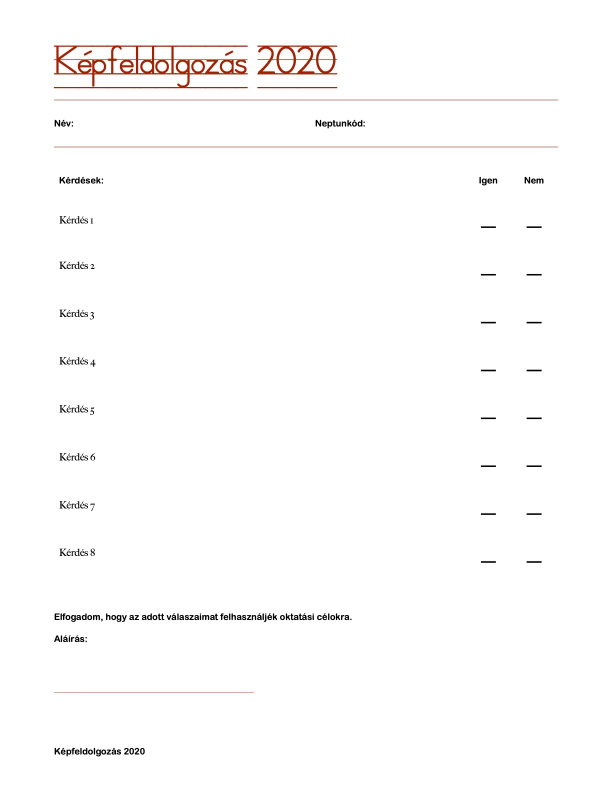
//> input picture Project1/KL.jpg, 1224 x 1584 px (shown at 1/2 size)
$ ./main   (built with g++ and OpenCV 4)
//> lines starting //> are read from the running program, lines starting //| are printed output that depends on the picture; after the words box and inside, x2 and y2 are one past the last pixel; in counts of white or black regions, pixels touching at a corner belong together

#include <opencv2/core.hpp>
#include <opencv2/highgui.hpp>
#include <iostream>
#include <opencv2/imgproc.hpp>

using namespace cv;
using namespace std;


	int main()
	{
		Mat src = imread("KL.jpg");
//> src is the input picture: 1584 rows x 1224 cols, CV_8UC3; mean B, G, R 251.7, 251.9, 252.8

		if (!src.data)
		{
			cout << "Error. Can't open picture.";
			return EXIT_FAILURE;
		}

		//        imshow("src", src);

			// Átméretezés, hogy kezelhetõbb legyen

		Mat rsz;
		Size size(1000, 1332);
		resize(src, rsz, size);

		//        imshow("rsz", rsz);

		Mat gray;
		cvtColor(rsz, gray, COLOR_BGR2GRAY);

		// Adaptív küszöbölés. Bitenként: ~ Ha nem bitenként küszöbölnénk, akkor a pontosság romlik.
		Mat bw;
		adaptiveThreshold(~gray, bw, 255, ADAPTIVE_THRESH_MEAN_C, THRESH_BINARY, 15, -2);
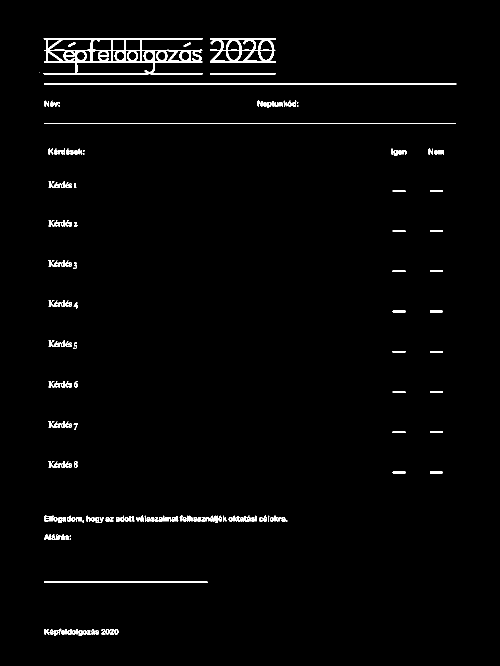
//> bw: 1332 rows x 1000 cols, CV_8UC1 (shown at 1/2 size); 1.8% white; 146 white regions (11 under 20 px), largest, box (x1, y1, x2, y2) and area: (87, 76, 406, 149) 6689, (420, 76, 552, 126) 2481, (88, 167, 913, 169) 1650

		// Dilattálás. Ha ezt nem vgezzük el, túl finom marad a vonalak széle, így nem ismeri fel megfelelõen.
		Mat kernel = Mat::ones(2, 2, CV_8UC1);
		dilate(bw, bw, kernel);
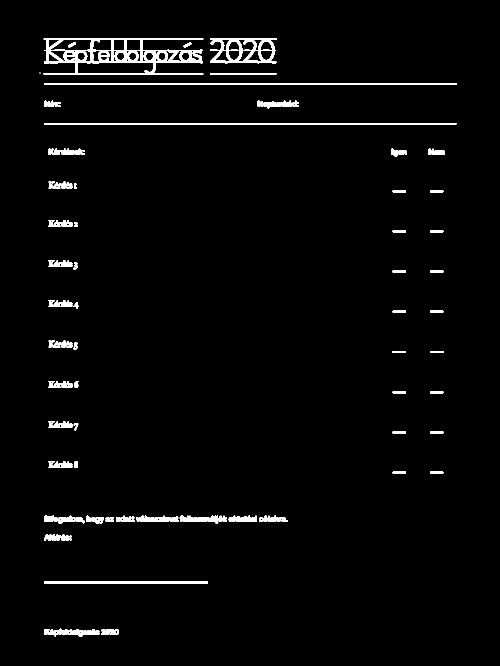
//> bw: 1332 rows x 1000 cols, CV_8UC1 (shown at 1/2 size); 2.5% white; 71 white regions (4 under 20 px), largest, box (x1, y1, x2, y2) and area: (87, 76, 407, 150) 8737, (420, 76, 553, 127) 3224, (88, 167, 914, 170) 2478

		// Itt már a kész bináris kép lesz a bw-ben-
		imshow("bin", bw);


		// Új képet készítünk, amibõl majd a vízszintes vonalakat szedjük ki.
			Mat horizontal = bw.clone();


		// Vonalak mérete. Vagy konstansként, vagy adaptívan megadva

		//int horizontalsize = horizontal.cols / 70;
		int horizontalsize = 25;

		// Morfológiai operátorok segítségével fogjuk kiszedni a vonalakat, ezért kell  a horizontalStructure
		Mat horizontalStructure = getStructuringElement(MORPH_RECT, Size(horizontalsize, 4.5));

		// Morfológiai operátorok
		erode(horizontal, horizontal, horizontalStructure, Point(-1, -1));
		dilate(horizontal, horizontal, horizontalStructure, Point(-1, -1));
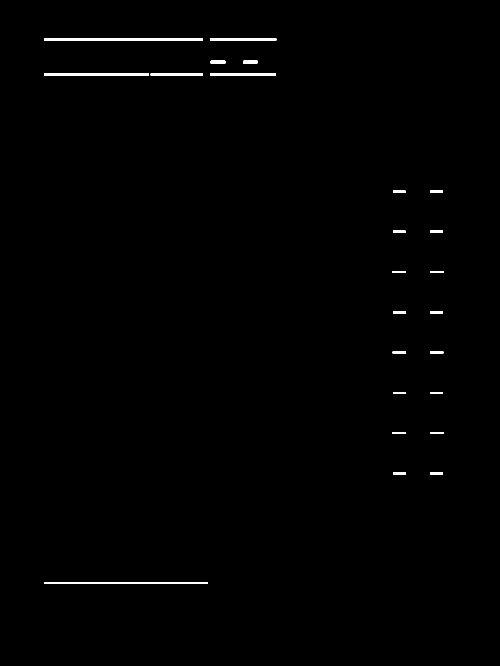
//> horizontal: 1332 rows x 1000 cols, CV_8UC1 (shown at 1/2 size); 0.54% white; 24 white regions

		// A talált vonalak, melyek megfelelnek a korábbi kritériumoknak
		imshow("horizontal", horizontal);

		// Kontúrkeresés
		vector<Vec4i> hierarchy;
		std::vector<std::vector<cv::Point> > contours;
		cv::findContours(horizontal, contours, hierarchy, RETR_CCOMP, CHAIN_APPROX_SIMPLE, Point(0, 0));
//> contours = 24 contours; largest, box (x1, y1, x2, y2) and area: (88, 1164, 416, 1168) 981, (88, 77, 406, 81) 951, (88, 147, 298, 151) 627, (420, 77, 553, 81) 396, (420, 147, 552, 151) 393


		vector<vector<Point> > contours_poly(contours.size());
//> contours_poly = 24 empty contours
		vector<Rect> boundRect(contours.size());
		for (size_t i = 0; i < contours.size(); i++)
		{
			approxPolyDP(Mat(contours[i]), contours_poly[i], 3, true);
			boundRect[i] = boundingRect(Mat(contours_poly[i]));
		}
//> this loop made 24 passes

		for (size_t i = 0; i < contours.size(); i++)
		{
			double length = arcLength(cv::Mat(contours[i]), true);
			// Vonal hosszúság érzékenység. 18-cal jól mûködik, de lehet vele kísérletezni.
			if (length < 18)
				continue;

			// A zöld határolónégyzetek létrehozása, és elcsúsztatása. Azért szükséges, hogy ne magát a megtalával a
			//megtalált vonallal, hanem a felette lévõ, kitöltendõ hellyel dolgozzunk.
			//A size a méretét változtatja, a Point pedig egy offset, hogy ne csússzon el
			if (length > 18)
			{
				boundRect[i] += Size(0, -30);
				boundRect[i] -= Point(0, 3);
			}
			else {
				boundRect[i] += Size(0, 30);
				boundRect[i] -= Point(0, -4);
			}

			drawContours(rsz, contours, i, Scalar(255, 0, 255), 1, 8, vector<Vec4i>(), 0, Point()); //A megtalált vonalakat lilával (vagy rózsaszínnel, én max 8 színt tudok megkülönböztetni) jelöltem
			rectangle(rsz, boundRect[i].tl(), boundRect[i].br(), Scalar(0, 255, 0), 1, 8, 0);	// A feldolgozandó területet zöld négyzettel.
		}
//> this loop made 24 passes
//> length on passes 1 to 12: 660, 58, 58, 58, 58, 56, 56, 58, 58, 58, 58, 58
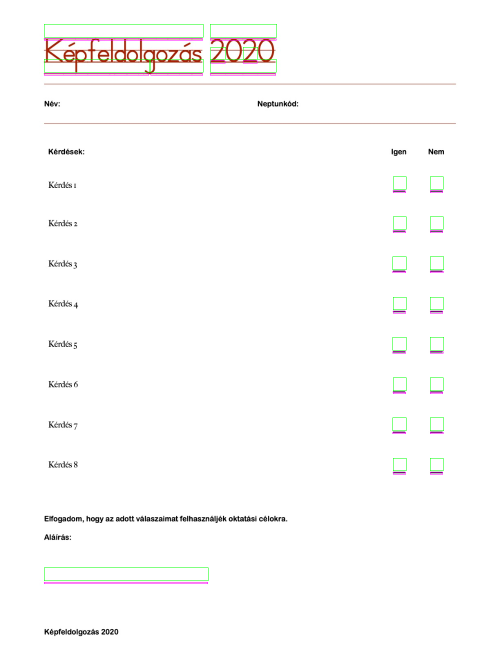
//> rsz: 1332 rows x 1000 cols, CV_8UC3 (shown at 1/2 size); mean B, G, R 251.1, 251.5, 252.1

		imshow("src", rsz);


		waitKey(0);
		return 0;
	}
